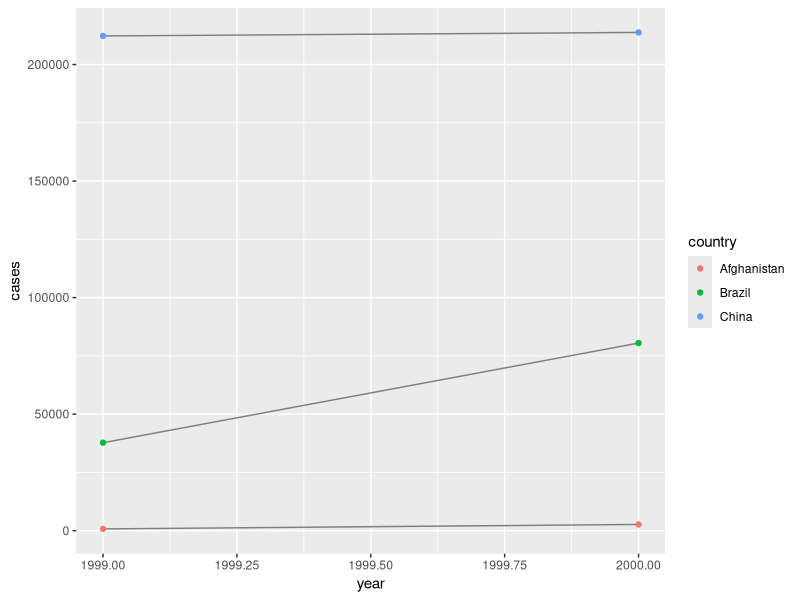
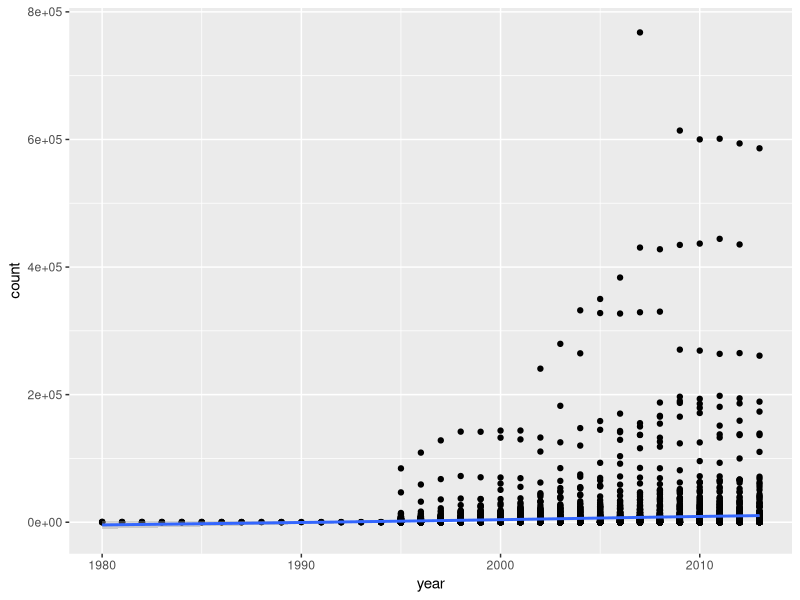
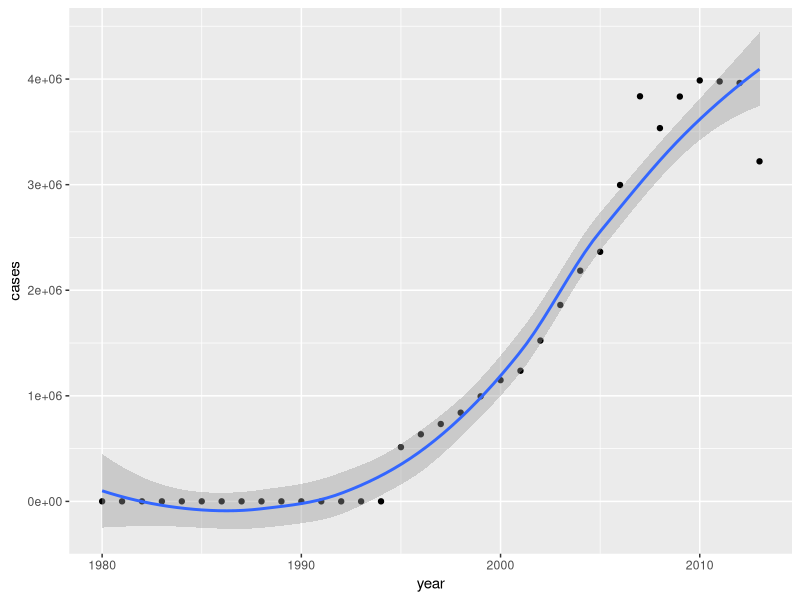

Write R code to recreate these figures, in order.
library(tidyverse)
table1
table1 %>% mutate(rate= cases/population *10000)
table1 %>% count(year, wt = cases)

library(ggplot2)
ggplot(table1, aes(year, cases)) + 
        geom_line(aes(group = country), color = "grey50") +
        geom_point(aes(color = country))

table2
# gather(), spread()

tidy4a <- table4a %>% gather('1999', '2000', key = "year", value = 'cases')
tidy4b <- table4b %>% gather(`1999`, `2000`, key = "year", value = "population")
left_join(tidy4a, tidy4b)

table2 %>% spread(key = type, value = count)


stocks <- tibble(
        year = c(2015,2015,2016,2016),
        half = c(1,2,1,2),
        return = c(1.88,0.59,0.92,0.17)
)
stocks %>%
        spread(year, return) %>%
        gather("year", "return", `2015`, `2016`)

# seperate(), unite()

table3 %>% separate(rate, into = c("cases", "population"), convert = TRUE)
table3 %>% separate(year, into = c("century", "year"), sep = 2)


table5 %>% unite(new, century, year, sep = "")


stocks <- tibble(
        year = c(2015,2015,2015,2015,2016,2016,2016),
        qtr = c(1,2,3,4,2,3,4),
        return = c(1.88,0.59,0.35,NA,0.92,0.17,2.66)
)

stocks

stocks %>% spread(year, return) %>%
        gather(year, return, `2015`:`2016`, na.rm=TRUE)

stocks %>% complete(year, qtr)


treatment <- tribble(
        ~person, ~treatment, ~response,
        "Derrick Whitmore",1,7,
        NA,2,10,
        NA,3,9,
        "Katherine Burke", 1,4
)

treatment %>% fill(person)

tidyr::who
who

who1 <- who %>% gather(
        new_sp_m014:newrel_f65, key = "key", value = 'cases', na.rm = TRUE
)

who1 %>% count(key)
who2 <- who1 %>%
        mutate(key = stringr::str_replace(key, "newrel", "new_rel"))
who2

who3 <- who2 %>%
        separate(key, c("new", "type", "sexage"), sep = "_")
who3 %>% count(new)

who4 <- who3 %>%
        select(-new, -iso2, iso3)
who5 <- who4 %>%
        separate(sexage, c("sex", "age"), sep = 1)
who5

#therefore, do all of this together in one go....

who5 <- who %>%
        gather(new_sp_m014:newrel_f65, key = "key", value = 'cases', na.rm = TRUE) %>%
        mutate(key = stringr::str_replace(key, "newrel", "new_rel")) %>%
        separate(key, c("new", "type", "sexage"), sep = "_") %>%
        select(-new, -iso2, -iso3) %>%
        separate(sexage, c("sex", "age"), sep = 1)
                
who6 <- who5 %>% group_by(country, year, sex) %>%
        summarize(count = sum(cases))
who6

ggplot(who6, aes(x=year, y=count)) + geom_point() + geom_smooth()

who6

who7 <- who6 %>% group_by(year) %>%
        summarize(cases = sum(count))

who7
        ggplot(who7, aes(year, cases)) + geom_point() + geom_smooth()

?tidyr
        